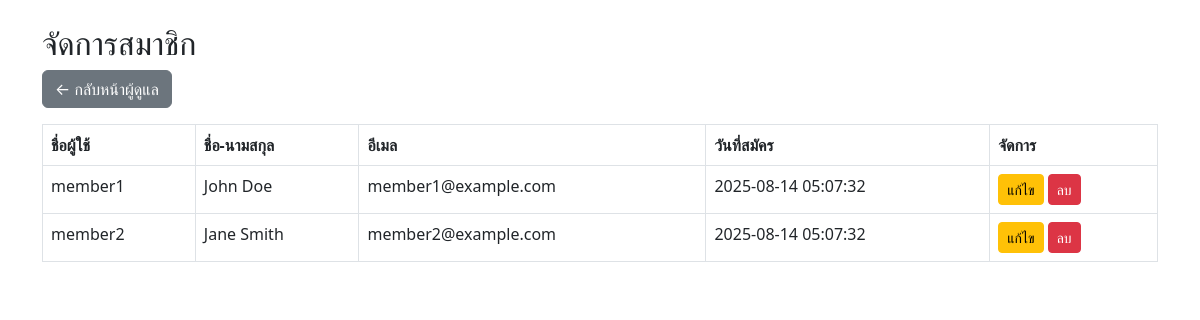
The page /users.php on the database its author committed.
### tables this page shows
CREATE TABLE IF NOT EXISTS users (
    user_id INT AUTO_INCREMENT PRIMARY KEY,
    username VARCHAR(50) UNIQUE NOT NULL,
    password VARCHAR(255) NOT NULL,
    email VARCHAR(100) UNIQUE NOT NULL,
    full_name VARCHAR(100),
    role ENUM('admin','member') DEFAULT 'member',
    created_at TIMESTAMP DEFAULT CURRENT_TIMESTAMP
);

### users.php (the view, shortened to what this page needs)
<?php
require './config.php';
$stmt = $conn->prepare("SELECT * FROM users WHERE role = 'member' ORDER BY created_at DESC");
$stmt->execute();
$users = $stmt->fetchAll(PDO::FETCH_ASSOC);
?>
<!DOCTYPE html>
<html lang="th">
<head>
    <link href="https://cdn.jsdelivr.net/npm/bootstrap@5.3.0/dist/css/bootstrap.min.css" rel="stylesheet">
</head>
<body class="container mt-4">
    <h2>จัดการสมาชิก</h2>
    <a href="index.php" class="btn btn-secondary mb-3">← กลับหน้าผู้ดูแล</a>
    <?php if (count($users) === 0): ?>
        <div class="alert alert-warning">ยังไม่มีสมาชิกในระบบ</div>
    <?php else: ?>
        <table class="table table-bordered">
            <thead>
                <tr>
                    <th>ชื่อผู้ใช้</th>
                    <th>ชื่อ-นามสกุล</th>
                    <th>อีเมล</th>
                    <th>วันที่สมัคร</th>
                    <th>จัดการ</th>
                </tr>
            </thead>
            <tbody>
                <?php foreach ($users as $user): ?>
                    <tr>
                        <td><?= htmlspecialchars($user['username']) ?></td>
                        <td><?= htmlspecialchars($user['full_name']) ?></td>
                        <td><?= htmlspecialchars($user['email']) ?></td>
                        <td><?= $user['created_at'] ?></td>
                        <td>
                            <a href="edit_user.php?id=<?= $user['user_id'] ?>" class="btn btn-sm btn-warning">แก้ไข</a>
                            <a href="users.php?delete=<?= $user['user_id'] ?>" class="btn btn-sm btn-danger"
                               onclick="return confirm('คุณต้องการลบสมาชิกหรือไม่?')">ลบ</a>
                        </td>
                    </tr>
                <?php endforeach; ?>
            </tbody>
        </table>
    <?php endif; ?>
</body>
</html>

### rows shown on the page
users: username "member1", full_name "John Doe", email "member1@example.com", created_at "2025-08-14 05:07:32"
users: username "member2", full_name "Jane Smith", email "member2@example.com", created_at "2025-08-14 05:07:32"
